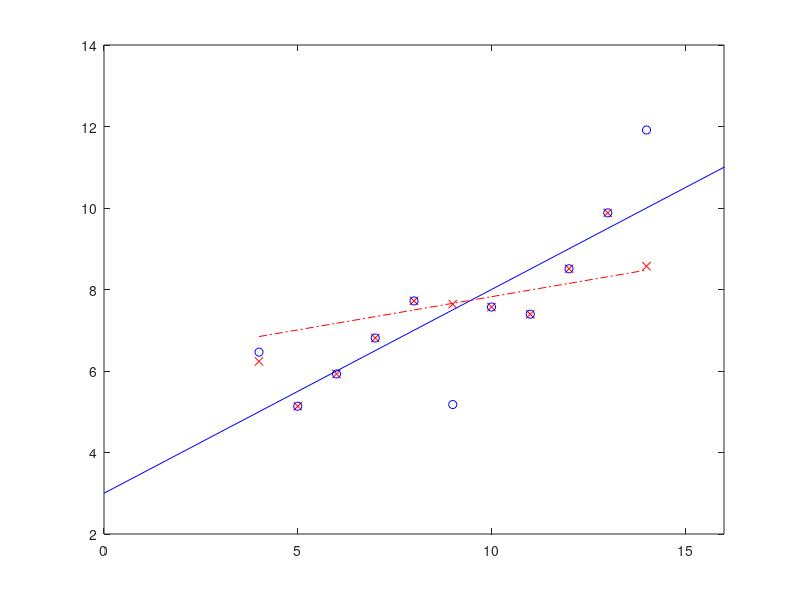

The MATLAB script that drew this image:
%
% AUTHOR: Albert S. Kim
% Email: albertsk@hawaii.edu
% Affiliation: Civil and Environmental Engineering, Unviersity of Hawaii at Manoa
% DATE: 2021-07-24T22:30:48 HST 
% PURPOSE: As a part of paper entitled "Inverse Sampling of Degenerate Datasets from a Linear Regression Line"
%          submitted to Journal of American Statistical Association 
% FILENAME: generalAnscombe.m
%
clc; clear all; close all; format long
disp("========================================= ")
disp("== Generation of Anscombe's data sets === ")
disp("========================================= ")
% The number of samples 
N       =  11           ;
Beta0   =  3.0          ;
Beta1   =  0.5          ;
%% 
m       =  (N+1)/2      ;
%%
Xavg 	=  9            ;
Xvar 	=  11           ; 
%%
Yavg 	=  7.5          ;
Yvar 	=  4.125	;

%% 
% 
% For variable x with  Mean(x) = 9 and  Var(x) = 11
% 
disp("== For Xvec and Xdel = Xvec - Xavg given Mean(Xvec) = 9 and  SXX = 110.")
a    	=  sqrt(Xvar)*sqrt(6/N/m)       ;
X0   	=  Xavg - a * m                 ;
Xvec	=  1:N                          ;
Xvec 	=  X0 + a* Xvec                 ;
Xdel 	=  Xvec - mean(Xvec)            ;
disp("   Checking Xvec constraints, calcuated using proposed Xvec.")
Xavg 	=  mean(Xvec)                   ;
Xvar 	=  var(Xvec)                    ;
SXX  	=  (N-1) * Xvar                 ;
Yext 	=  Beta0 + Beta1 * Xvec         ;

% 
% For variable y with  Mean(y) = 7.5 and  Var(y) = 4.125
% 
disp("== For Yvec and Ydel = Yvec - Yavg with")
SYY             =  Yvar * (N-1)         ;
Cbias           =  Yvar/2               ; 
Smag            =  1                    ; 
Yvec_fun	=  Smag*sin(Xvec/3)     ;
txtOut          = ['   given Yvec constraints: SYY = ', num2str(SYY) ]     ;
disp(txtOut)

%% Yvec_fun= 0.0;
%  
disp("== Generation of an initial y adn Y = y - yavg using a random vector of 11 components.")
disp("== Adjusting Y1 and Yn by solving for Ym until 'RootTest > 0' is satisfied.")
RootTest= -1    ;
nIter   =  1    ;
while (RootTest < 0 )
  % rvec=[0.756 0.324 0.568 0.715 0.531 0.282 0.226 0.136 0.513 0.942 0.643] ;
  rvec		= rand(1,N)	;
  rvec(m)	= 0.5		; 
  SYYcond	= 0		;
  Ybias_init    = Cbias * ( 2 * rvec(1:N) - 1.0 )		; 
  Yvec_try_init = Beta0 + Beta1 * Xvec + Yvec_fun+ Ybias_init	;
  Ybias		= Ybias_init                                    ;
  Yvec_try	= Yvec_try_init                                 ;
  Yavg_try	= mean(Yvec_try)			; 
  Beta1_try	= var (Yvec_try) / var(Xvec)		;
  Beta0_try	= Yavg_try  - Beta1_try * Yavg_try	; 
  Yfit		= Beta0_try + Beta1_try * Xvec		; 
  Ydel_try	= Yvec_try  - Yavg			; 
  beta1_test	= var(Yvec_try)/var(Xvec)		; 
  a10 = Beta1*SXX + sum ((Xdel(N) - Xdel(2  :m-1) ).* Ydel_try(2  :m-1)) ...
                  + sum ((Xdel(N) - Xdel(m+1:N-1) ).* Ydel_try(m+1:N-1))              ;
  a1 = a10  / ( Xdel(1) - Xdel(N) )			;
  b1 = - ( Xdel(N) - Xdel(m) ) / ( Xdel(N) - Xdel(1) )  ;    
  an0 = Beta1*SXX + sum ((Xdel(1) - Xdel(2  :m-1) ).* Ydel_try(2  :m-1)) ...
                  + sum ((Xdel(1) - Xdel(m+1:N-1) ).* Ydel_try(m+1:N-1))              ; 
  an = an0  / ( Xdel(N) - Xdel(1) )			; 
  bn = - ( Xdel(m) - Xdel(1) ) / ( Xdel(N) - Xdel(1) )  ;    
  SYY_tmp = SYY - sum (Ydel_try(2  :m-1).*Ydel_try(2  :m-1)) ...
                - sum (Ydel_try(m+1:N-1).*Ydel_try(m+1:N-1)) ; 
  %% 
  B		=   ( a1*b1 + an*bn ) / (1 + b1^2 + bn^2)		;
  C		=   ( a1^2  + an^2  ) / (1 + b1^2 + bn^2)		;
  SYY_tmp	=        SYY_tmp      / (1 + b1^2 + bn^2)		;
  Ym0		= -B			;
  Ym1sq		=  SYY_tmp + B^2 - C	;
  Ym1		=  sqrt(Ym1sq)		;
  RootTest	=  sign(Ym1sq)          ;

  if (RootTest < 0)
      nIter     = nIter + 1 ;
      nRem      = mod(nIter,10);
      ordinal='th'  ;
      switch nRem
        case 1
          if (nIter ~= 11)
              ordinal='st'  ;
          end
        case 2
          if (nIter ~= 12)
              ordinal='nd'  ;
          end
        case 3 
          if (nIter ~= 13)
              ordinal='rd'  ;
          end
        otherwise
          ordinal='th'  ;
      end
      txtOut= ['   RootTest did not passed, i.e., RootTest < 0. Trying again ... The ',...
               num2str(nIter),ordinal,' iteration starts.' ];  
      disp(txtOut)
  end
end

if (nIter > 1 )
    txtOut= ['   RootTest successfully passed, i.e., RootTest > 0, with ', num2str(nIter),' iteration(s).' ]; 
    disp(txtOut)
end

%
if (rand(1,1) > 0.5 )
  Ym = Ym0 + Ym1 		; 
else
  Ym = Ym0 - Ym1		; 
end
    
Y1	= a1 + b1 * Ym	;
Yn	= an + bn * Ym  ;
Ydel    = Ydel_try	;
Ydel(1) = Y1		;
Ydel(N) = Yn		;
Ydel(m) = Ym		;
Yvec	= Ydel + Yavg	; 

%% 
xplot	= 0:20			;
yplot	= Beta0+Beta1*xplot     ;
figure(1)
plot(xplot ,yplot  ,'-b' ); hold on
plot(Xvec ,Yvec_try,"xr" ); hold on
plot(Xvec ,Yfit    ,"-.r"); hold on
plot(Xvec ,Yvec    ,"ob" ); hold on
axis([0 16 2 14])         ; hold off 

%%
avgYvec	 	= mean(Yvec)            ;
varYvec  	= var(Yvec)             ;
sumYYsq 	= (N-1) * varYvec       ;
txtOut1 = ['   Calculation results    : Y-mean = ', num2str(avgYvec), ...
          '; Y-var = ', num2str(varYvec),...
          '; sum-YYsq = ', num2str(sumYYsq) ] ;

txtOut2 = ['   Exact values (Anscombe): Y-mean = ', num2str(7.5), ...
          '; Y-var = ', num2str(4.125),...
          '; sum-YYsq = ', num2str(41.25) ] ; 
disp(txtOut1)
disp(txtOut2)
% 
%
